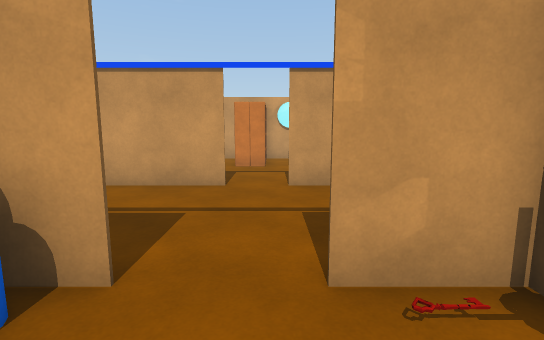
View 1 (above)

18 first-person views from a walk through a 3-D level made in the Unity game engine. The camera is 1.5 m above the floor, tilts 8° down and sees 85° across. Doors are open. The floor is counted in squares, 1 m on a side. Each view is taken from the middle of a square. On the plan, view 1 faces up. The plan holds only what a view shows up to about 15 squares ahead; the rest is blank. The player character is not drawn. Some surface patterns are stand-ins.

View 2
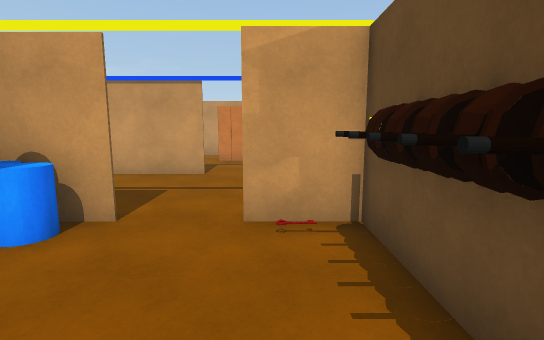

View 3
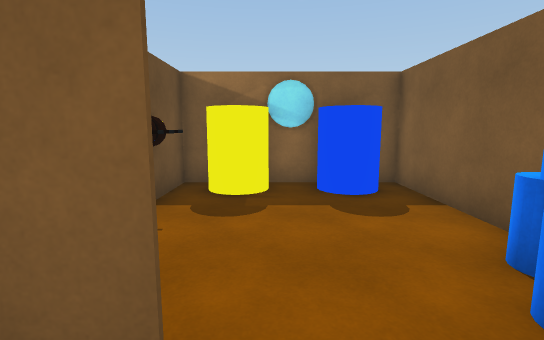

View 4
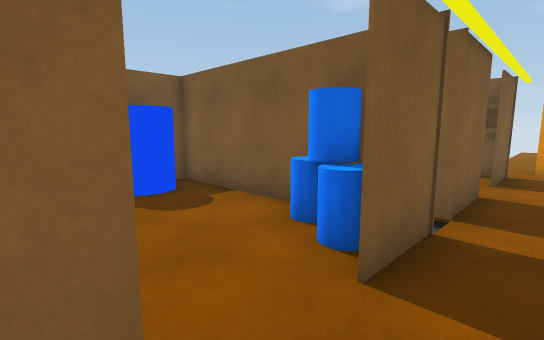

View 5
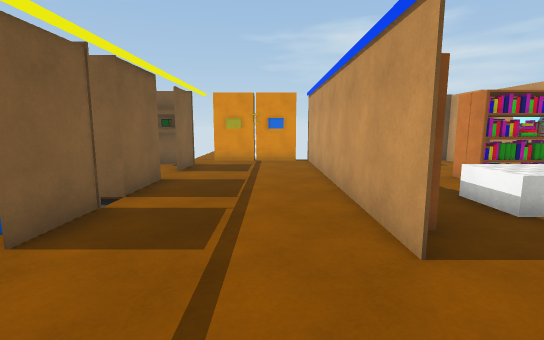

View 6
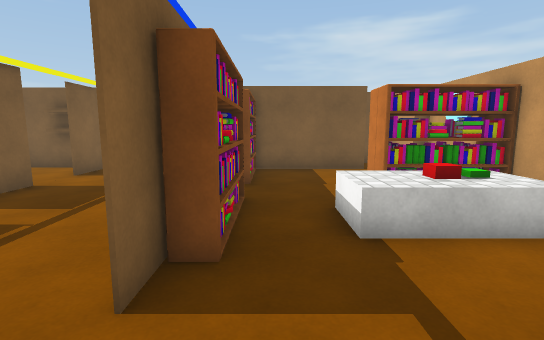

View 7
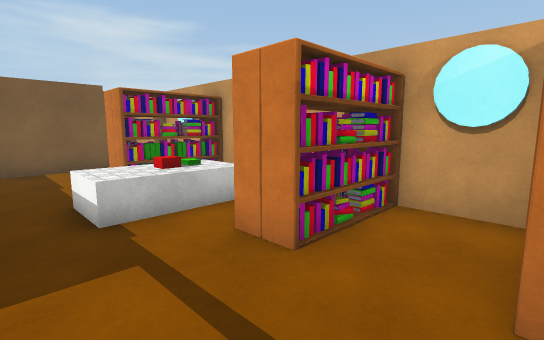

View 8
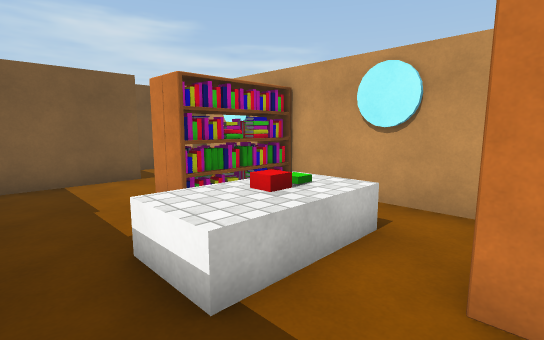

View 9
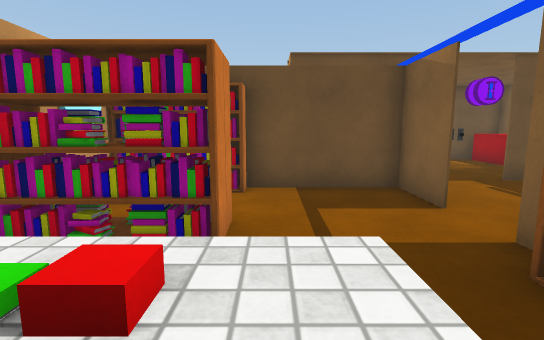

View 10
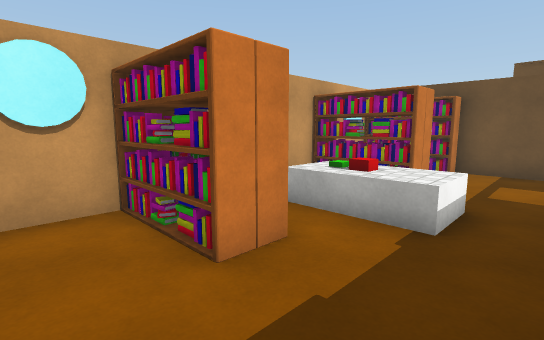

View 11
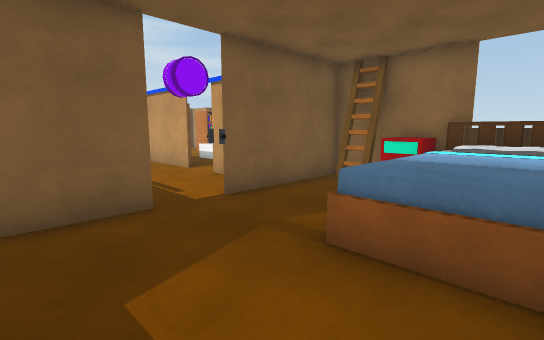

View 12
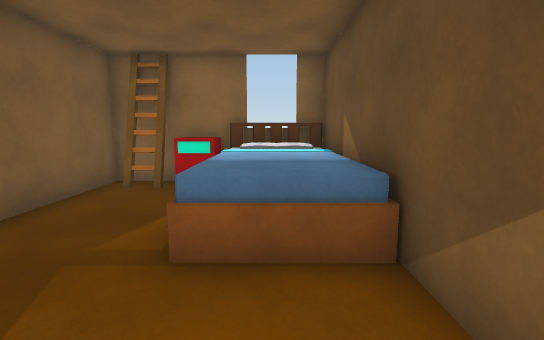

View 13
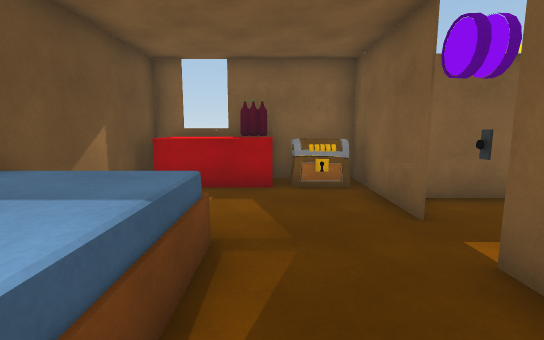

View 14
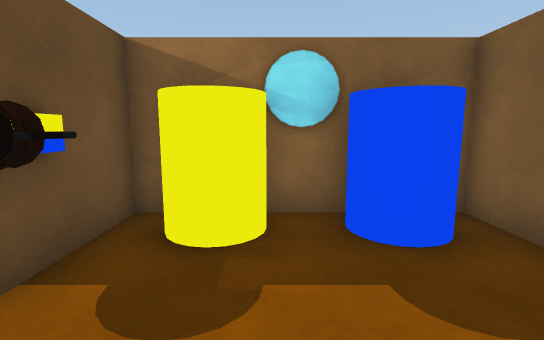

View 15
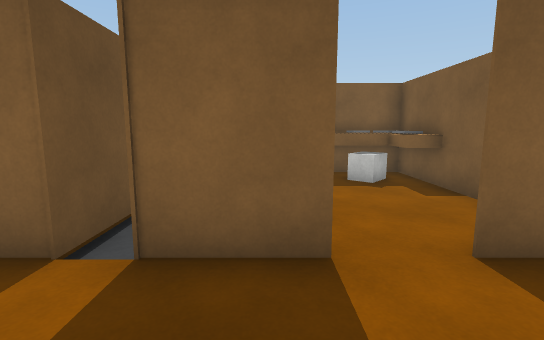

View 16
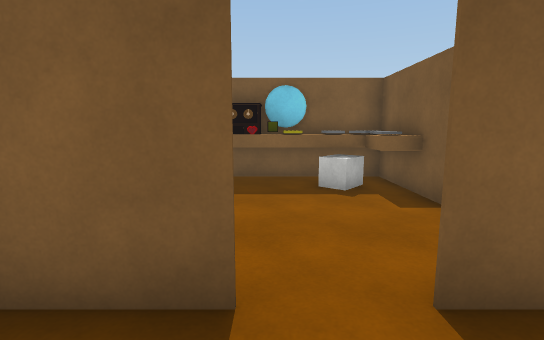

View 17
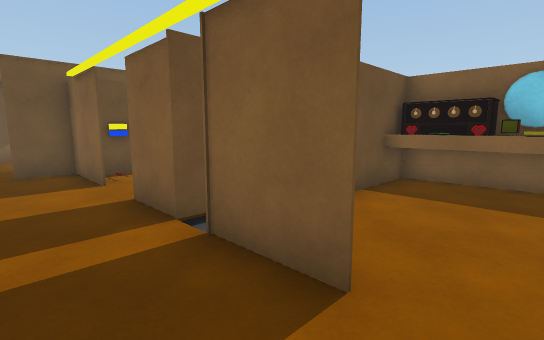

View 18
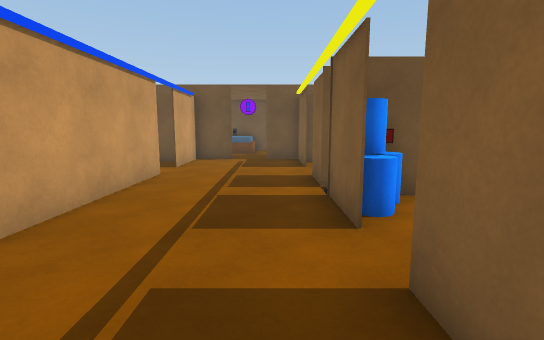

### Floor plan
Key: @ floor where view 1 was taken; # wall or solid block; . main floor; - floor 0.25 m lower than the main floor; D open door; ^ raised ledge; B bookshelf; L lever; C blue cylinder; Y yellow cylinder; I disc; G green block; R red block; E desk; A bed; H chest; K block; O other object.
Columns run from 18 left of view 1 to 10 right of it. Each row starts with its distance up from view 1.
 15         #############
 14       ###..BB  ..BB.B
 13       # ...BB.^^.BB.B
 12         #..BBGR^.BB.B#
 11         #.....^^.....# #####
 10         #.....^^.....###OAAA
  9         #............#...AAA
  8       # #BB###BB#DD####..AAA
  7      OO...............#..AAA
  6      OO..............D#..AAA#
  5      O ..............DD..AAA#
  4      OO...DD.........##.....#
  3 ----  O.##DD##.##DD###......#
  2 ----    #   OO-OO...##......#
  1         #....O#O....L#HHEEEE#
  0         #.... # ..@.LL#######
 -1         #.....# ....LL
 -2         #KK.. #.....L#
 -3         #KK^O^#.CCYY##
 -4         DD^I O##CIIY#
 -5              O

Where each view was taken, in squares from view 1:
view 1: 0 up, 0 right, facing up
view 2: 2 down, 1 right, facing up
view 3: 4 up, 0 right, facing down
view 4: 4 up, 1 right, facing down-left
view 5: 6 up, 2 right, facing left
view 6: 9 up, 1 right, facing left
view 7: 9 up, 2 right, facing up-left
view 8: 9 up, 1 left, facing up-left
view 9: 11 up, 5 left, facing right
view 10: 9 up, 9 left, facing up-right
view 11: 2 up, 9 right, facing up-left
view 12: 2 up, 8 right, facing up
view 13: 9 up, 6 right, facing down
view 14: 1 up, 0 right, facing down
view 15: 6 up, 6 left, facing down
view 16: 5 up, 7 left, facing down
view 17: 5 up, 8 left, facing down-right
view 18: 4 up, 11 left, facing right
